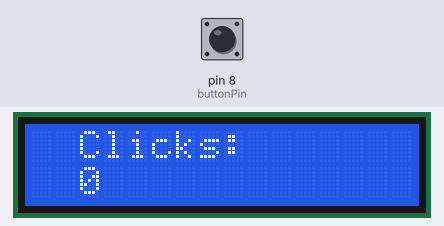
The sketch below on a simulated Arduino Uno, built with avr-gcc and run on an emulated ATmega328P. Shown: 16×2 character LCD. The inputs (shaded band) are chosen by the test bench; at power-on: pin 8 (buttonPin) HIGH.

Above: at 1.2 s.
1.3 s: pin 8 (buttonPin) pulled LOW for 3.2 s
At 3.3 s:
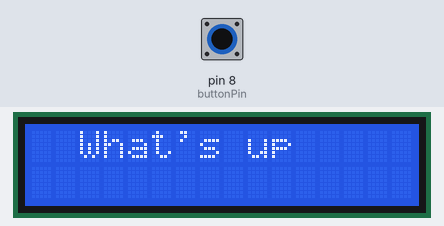
6.0 s: pin 8 (buttonPin) pulled LOW for 1 s
At 8.1 s:
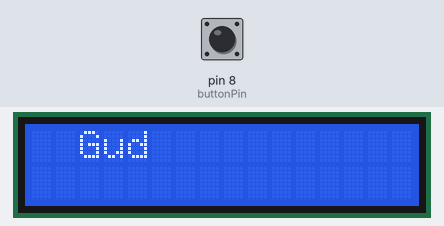
8.5 s: pin 8 (buttonPin) pulled LOW for 3.2 s
At 10.9 s:
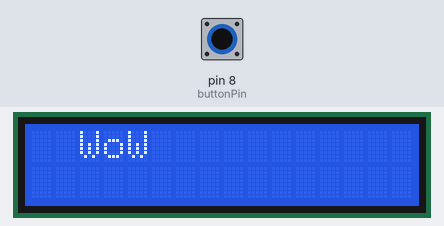
13.2 s: pin 8 (buttonPin) pulled LOW for 1 s
At 14.9 s:
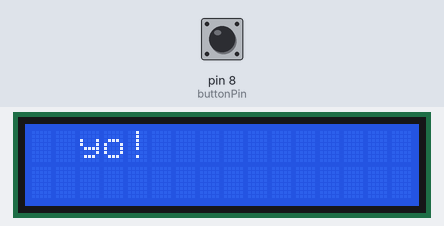
15.7 s: pin 8 (buttonPin) pulled LOW for 3.2 s
At 17.9 s:
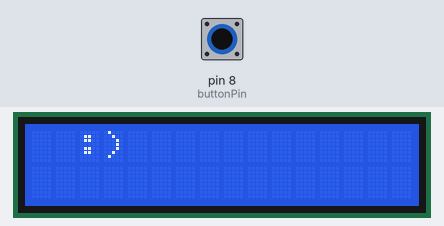
Timing chart, 0 to 19.4 s (numbered marks = the images above; inputs shaded):
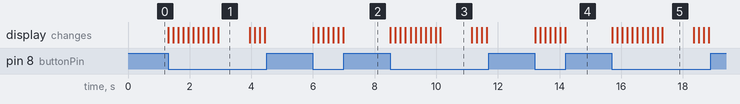

The sketch:

lcd.ino
```cpp
const int buttonPin = 8;
int counter = 0;

#include <LiquidCrystal_I2C.h>

LiquidCrystal_I2C lcd(0x27, 16, 2);

void setup() {
  pinMode(buttonPin, INPUT_PULLUP);
  lcd.init();
  lcd.clear();
  lcd.backlight();      // Make sure backlight is on

  lcd.setCursor(2, 0);  //Set cursor to character 2 on line 0
  lcd.print("Clicks:");
  lcd.setCursor(2, 1);  //Move cursor to character 2 on line 1
  lcd.print(counter);
}

void loop() {
  int buttonState;
  buttonState = digitalRead(buttonPin);

  if (buttonState == LOW) {
    counter++;
    lcd.clear();
    lcd.setCursor(2, 0);  //Set cursor to character 2 on line 0
    lcd.print("Clicks:");

    lcd.setCursor(2, 1);  //Move cursor to character 2 on line 1
    lcd.print(counter);
    delay(150);

    if (counter == 10){
      lcd.clear();
      lcd.setCursor(2, 0);
      lcd.print("What's up");
      delay(1000);

    }
    else if(counter == 20){
      lcd.clear();
      lcd.setCursor(2, 0);
      lcd.print("Gud");
      delay(1000);
    }
    else if(counter == 30){
      lcd.clear();
      lcd.setCursor(2, 0);
      lcd.print("WoW");
      delay(1000);
    }
    else if(counter == 40){
      lcd.clear();
      lcd.setCursor(2, 0);
      lcd.print("yo!");
      delay(1000);
    }
    else if(counter == 50){
      lcd.clear();
      lcd.setCursor(2, 0);
      lcd.print(":)");
      delay(1000);
    }
  }
}
```

Measured:
- after the input at 1.3 s, the display: first changes at once (image 1 shows a later state)
- after the input at 6.0 s, the display: first changes at once (image 2 shows a later state)
- after the input at 8.5 s, the display: first changes at once (image 3 shows a later state)
- after the input at 13.2 s, the display: first changes at once (image 4 shows a later state)
- after the input at 15.7 s, the display: first changes at once (image 5 shows a later state)
- what the display in image 1 shows lasts 1.0 s, from 2.9 s to 3.9 s
